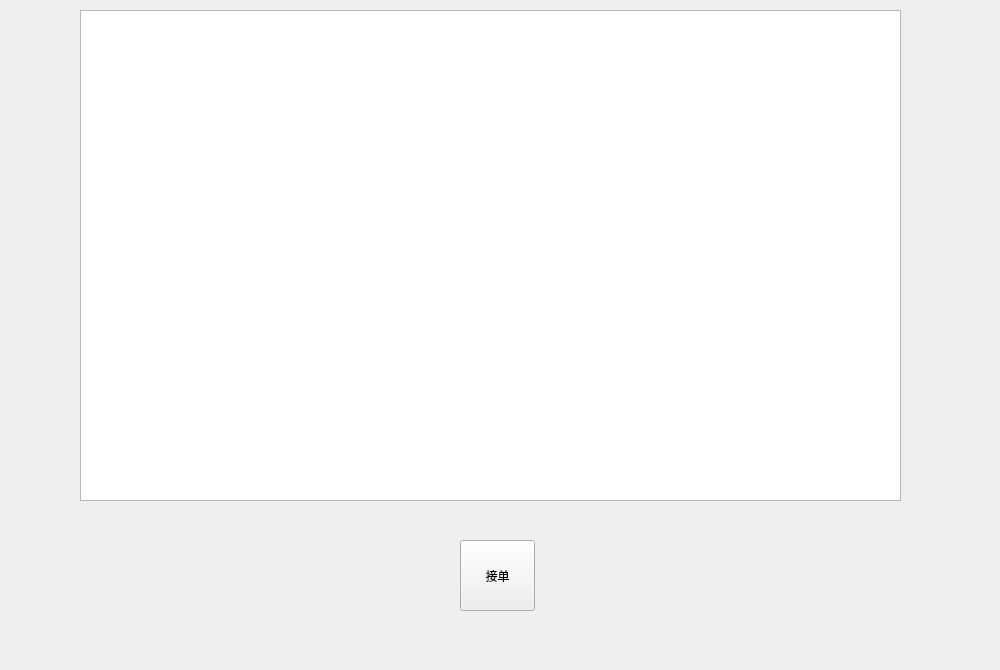
<?xml version="1.0" encoding="UTF-8"?>
<ui version="4.0">
 <class>ChildWidgetJ</class>
 <widget class="QWidget" name="ChildWidgetJ">
  <property name="geometry">
   <rect>
    <x>0</x>
    <y>0</y>
    <width>1000</width>
    <height>670</height>
   </rect>
  </property>
  <property name="windowTitle">
   <string>Form</string>
  </property>
  <widget class="QTableWidget" name="tableWidget">
   <property name="geometry">
    <rect>
     <x>80</x>
     <y>10</y>
     <width>821</width>
     <height>491</height>
    </rect>
   </property>
  </widget>
  <widget class="QPushButton" name="btn_look">
   <property name="geometry">
    <rect>
     <x>460</x>
     <y>540</y>
     <width>75</width>
     <height>71</height>
    </rect>
   </property>
   <property name="text">
    <string>接单</string>
   </property>
  </widget>
 </widget>
 <resources/>
 <connections/>
</ui>
